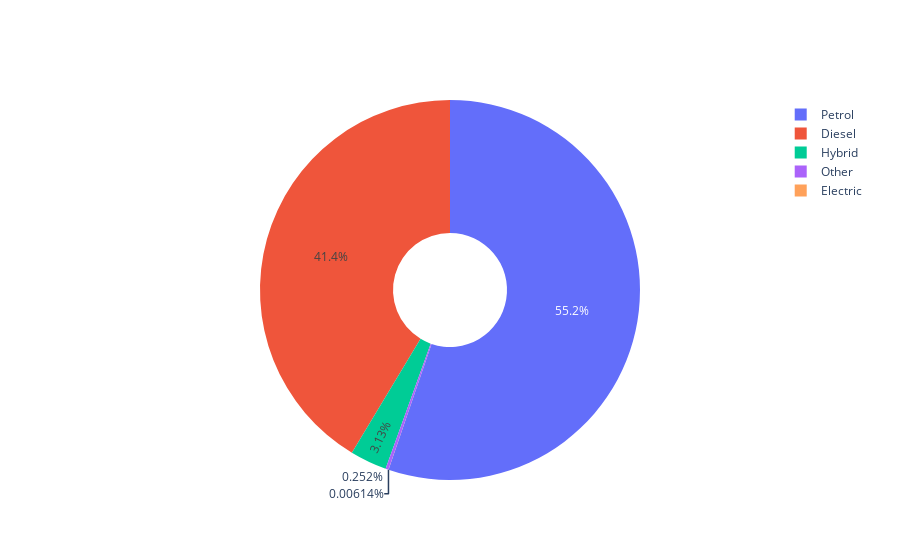

This figure's notebook cell:
### Code cell
model_dict = dict(data["fuelType"].value_counts())
labels = list(model_dict.keys())
values = list(model_dict.values())

fig = go.Figure(data=[go.Pie(labels=labels, values=values, hole=.3)])
fig.show()

### Figure 1 — Plotly figure (JSON) as saved in the notebook; plotly's stock layout.template omitted (floating-point values rounded to 4 significant figures)
{"data": [{"hole": 0.3, "labels": ["Petrol", "Diesel", "Hybrid", "Other", "Electric"], "type": "pie", "values": [53982, 40419, 3059, 246, 6]}], "layout": {}}
